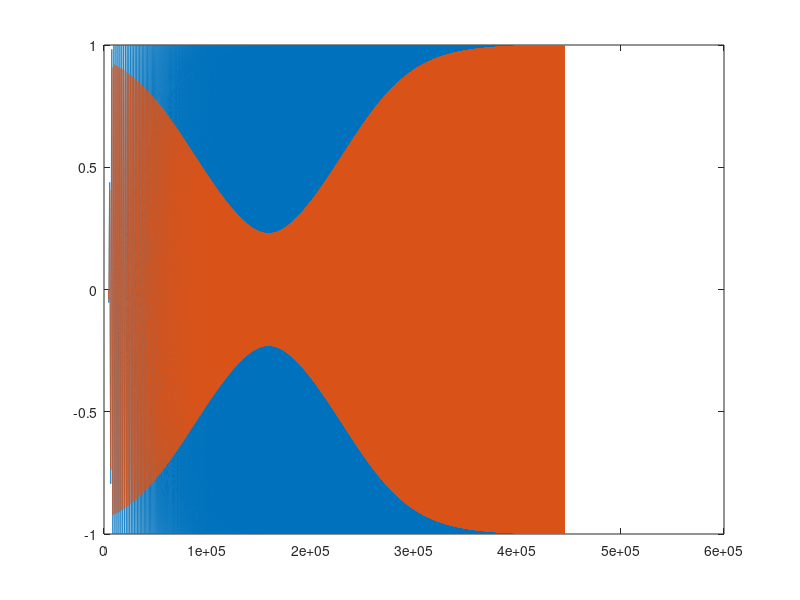

MATLAB code to generate this figure:
clear variables
fs=44100;
ts=10;
gainLin=1;

flower=20;
fupper=22000;

% Set up swept sine using chirp function
t = 0:1/fs:ts - (1/fs);

x = chirp(t,flower,ts,fupper,'logarithmic');

% apply gain scaling to form test signal x
x = gainLin * x;

% Add exponential/sin attenuation to the beginning and end of the excitation
% signal in order to minimize the influence of transients.

fadeInTime = 0.08;
fadeInSamps = ceil(fadeInTime * fs); % number of samples over which to fade in/out

% Calculate fadeIn/fadeOut vectors
t1 = 0:1/fadeInSamps:1-(1/fadeInSamps);
fadeIn = sin(1/2*pi*t1);

fadeOutTime = 0.01;
fadeOutSamps = ceil(fadeOutTime * fs); % number of samples over which to fade in/out
t2 = (1-(1/fadeOutSamps):-(1/fadeOutSamps):0);
fadeOut = sin(1/2*pi*t2);

% Apply fade vectors
x(1:fadeInSamps) = x(1:fadeInSamps) .* fadeIn;
x(end-fadeOutSamps+1:end) = x(end-fadeOutSamps+1:end) .* fadeOut;

% In practice, it is necessary to add silence to the end of the chirp to
% ensure we don't lose the tail of the impulse response
% We'll also add some to the start to account for latency
startSilence = ceil(fs/10);
endSilence = 2*fs;
OG = [zeros(startSilence,1); x'; zeros(endSilence,1);zeros(506,1)];


Ts=1/fs;
bw=2*pi*(213+40);
o0=2*pi*234;
G=10^((8.5+2)/20);
Q=o0/bw;

b(1)=4*Q+o0*(1+G)*Ts*2+(o0^2)*(Ts^2)*Q;
b(2)=-8*Q+2*(o0^2)*(Ts^2)*Q;
b(3)=4*Q-2*o0*Ts*(1+G)+(o0^2)*(Ts^2)*Q;
a(1)=4*Q+2*o0*Ts+(o0^2)*(Ts^2)*Q;
a(2)=-8*Q+2*(o0^2)*(Ts^2)*Q;
a(3)=4*Q-2*o0*Ts+(o0^2)*(Ts^2)*Q;

filtered=filter(a,b,OG);



audiowrite('og_sweep_10s.wav',OG,fs)
audiowrite('cost_sweep_10s.wav',filtered,fs)

plot(OG)
hold on
plot(filtered)